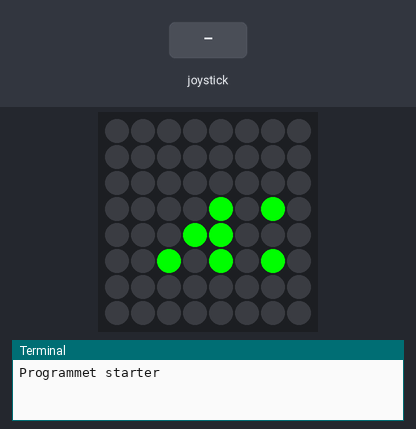
A program run on a simulated Raspberry Pi (BCM pin numbers) with a Sense HAT. Parts: the Sense HAT's 8×8 RGB LED matrix, the last lines printed to the terminal. The test bench sets the inputs (shaded band). The clock reads 2024-03-15 10:24:30 at power-on unless the program sets it; the 64×8 strip is a reading aid, not a part: it shows the text the matrix is scrolling, unrolled, one strip-width of it at a time.

Above: at 12.1 s.
12.2 s: joystick pushed up
At 12.35 s:
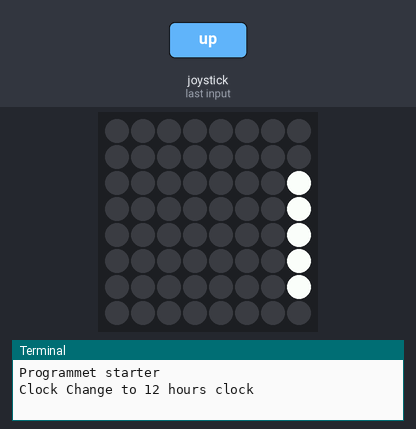
At 30.8 s:
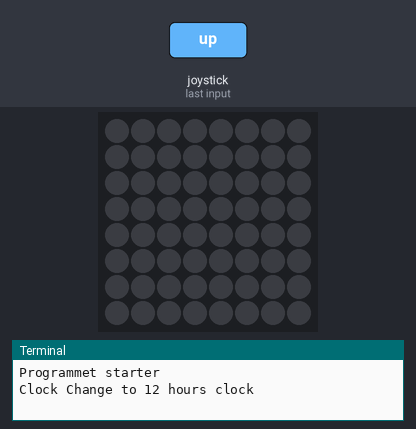

Measured:
- after the input at 12.2 s, the LEDs: first change at once (image 1 shows a later state)
- what the display in image 2 shows lasts 0.9 s, from 30.1 s to 31.0 s

The program:

clock.py
```python
from sense_hat import SenseHat, ACTION_RELEASED
import time, datetime
import signal
import sys

hat = SenseHat()

# variabels for on and off pixel color
on = (0, 255, 0)
off = (0, 0, 0)

ShowClock = True # Boolean that determine if clock is showing
clockDisplayHorizontal = True # Boolean that determine rotation
clockDisplay24Hours = True # Boolean that determine 24 hours.
hat.clear() # Clear display


# Display messages on display, and temporary stops showing binary clock.
def ShowMessage(message):
    global ShowClock # Targets global variable
    ShowClock = False
    hat.clear()
    print(message) # Prints to log
    hat.show_message(message) # Show messages on display
    ShowClock = True

# Event for changing time setting
def PushedVertical(event):
    global clockDisplay24Hours # Targets global variable
    if event.action != ACTION_RELEASED: # unhook actions, to make sure method doesnt run twice
        if clockDisplay24Hours:
            ShowMessage("Clock Change to 12 hours clock")
            clockDisplay24Hours = False
        else:
            ShowMessage("Clock Change to 24 hours clock")
            clockDisplay24Hours = True

# Event for changing orientation for binary clock
def PushedHorizontal(event):
    global clockDisplayHorizontal
    if event.action != ACTION_RELEASED:
        if clockDisplayHorizontal:
            ShowMessage("Clock will be horizontal")
            clockDisplayHorizontal = False
        else:
            ShowMessage("Clock will be Vertical")
            clockDisplayHorizontal = True

# On joystick push direction events.
hat.stick.direction_up = PushedVertical
hat.stick.direction_down = PushedVertical
hat.stick.direction_left = PushedHorizontal
hat.stick.direction_right = PushedHorizontal


# Method for displaying clock horizontal
def DisplayHorizontalBinary(value):
    for i in range(len(value)):
        binary_str = '{0:08b}'.format(int(value[i]))
        for x in range(0, 8):
            if binary_str[x] == "1":
                hat.set_pixel(x, i+3, on)
            else:
                hat.set_pixel(x, i+3, off)

# Method for displaying clock vertical
def DisplayVerticalBinary(value):
    for i in range(len(value)):
        binary_str = '{0:04b}'.format(int(value[i]))
        for x in range(len(binary_str)):
            if binary_str[x] == '1':
                hat.set_pixel(i, 4+x, on)
            else:
                hat.set_pixel(i, 4+x, off)

# Main Clock Method
def DisplayBinaryClock():
    now = datetime.datetime.now() # now is a time object
    if clockDisplay24Hours:
        name = now.strftime('%H:%M:%S') # Time string to 24 hours
    else:
        name = now.strftime('%I:%M:%S') # Time string to 12 hours

    if clockDisplayHorizontal:
        DisplayHorizontalBinary([name[0:2], name[3:5], name[6:8]])
    else:
        DisplayVerticalBinary(name[0:2]+"0"+name[3:5]+"0"+name[6:8])


# Method when the program close down.
def signal_handler(sig, frame):
    ShowMessage("Programmet lukker")
    sys.exit(0)

# Method when the program start up
def main():
    ShowMessage("Programmet starter")
    while True:
        if ShowClock:
            DisplayBinaryClock()
        time.sleep(1)

signal.signal(signal.SIGINT, signal_handler)

if __name__=="__main__":
    main()
```
